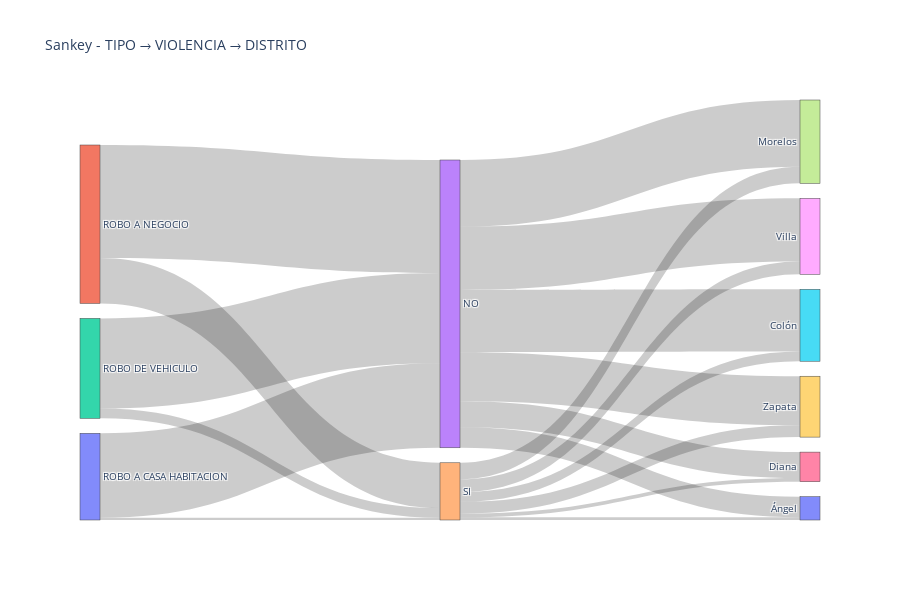
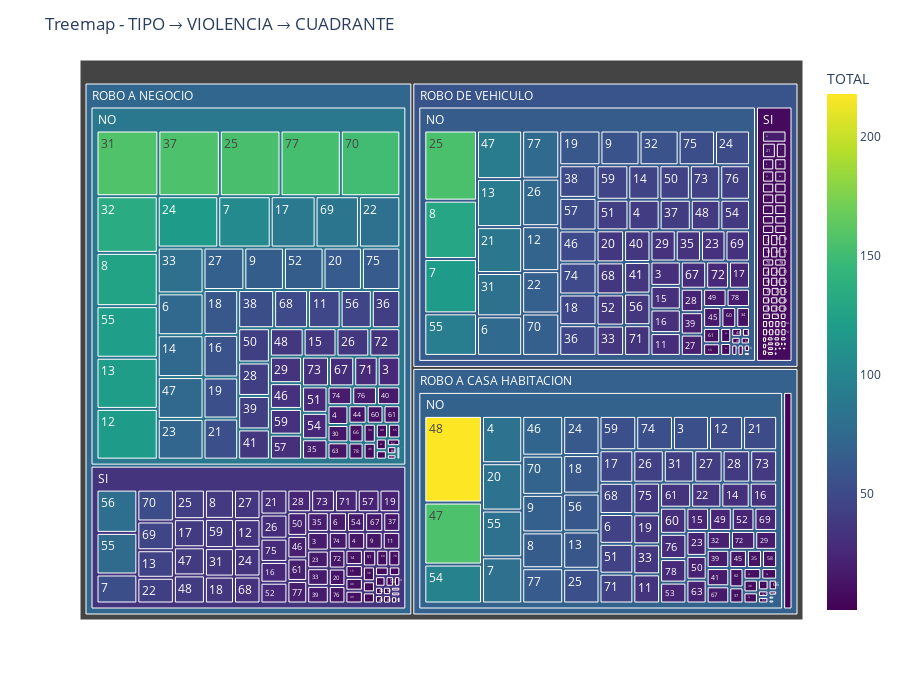

Notebook cell for these charts, in order:
### Code cell
# Sankey / Treemap: TIPO -> VIOLENCIA -> DISTRITO/CUADRANTE
import warnings
warnings.filterwarnings("ignore")

# comprobar columnas necesarias
for col in ('TIPO','VIOLENCIA','DISTRITO','CUADRANTE'):
    if col not in df.columns:
        raise ValueError(f"Falta columna necesaria en df: {col}")

# intentar usar plotly, si no está pedir instalación
try:
    import plotly.graph_objects as go
    import plotly.express as px
except Exception:
    raise ImportError("Instala plotly: pip install plotly\nLuego vuelve a ejecutar la celda.")

def plot_sankey(df_in, target='DISTRITO', title=None, top_n_targets=30):
    """
    Sankey TIPO -> VIOLENCIA -> target (DISTRITO o CUADRANTE).
    top_n_targets limita la cantidad de nodos en la última capa (por volumen).
    """
    if target not in ('DISTRITO','CUADRANTE'):
        raise ValueError("target debe ser 'DISTRITO' o 'CUADRANTE'")

    df_clean = df_in.dropna(subset=['TIPO','VIOLENCIA', target]).copy()

    # limitar últimos nodos a top N para evitar gráfico inflado
    top_targets = df_clean[target].value_counts().head(top_n_targets).index.tolist()
    df_clean = df_clean[df_clean[target].isin(top_targets)]

    # Agregar flujos
    link1 = df_clean.groupby(['TIPO','VIOLENCIA']).size().reset_index(name='value')
    link2 = df_clean.groupby(['VIOLENCIA', target]).size().reset_index(name='value')

    # construir lista de nodos únicos (orden: TIPO, VIOLENCIA, target)
    tipos = link1['TIPO'].unique().tolist()
    violencias = pd.unique(pd.concat([link1['VIOLENCIA'], link2['VIOLENCIA']])).tolist()
    targets = link2[target].unique().tolist()
    labels = tipos + violencias + targets
    label_to_idx = {lab:i for i,lab in enumerate(labels)}

    # links para TIPO -> VIOLENCIA
    sources, targets_idx, values = [], [], []
    for _, row in link1.iterrows():
        sources.append(label_to_idx[row['TIPO']])
        targets_idx.append(label_to_idx[row['VIOLENCIA']])
        values.append(int(row['value']))

    # links para VIOLENCIA -> target (ajustar índices: violencias indices ya están en labels)
    for _, row in link2.iterrows():
        sources.append(label_to_idx[row['VIOLENCIA']])
        targets_idx.append(label_to_idx[row[target]])
        values.append(int(row['value']))

    sankey = go.Figure(data=[go.Sankey(
        node = dict(label=labels, pad=15, thickness=20),
        link = dict(source=sources, target=targets_idx, value=values)
    )])
    sankey.update_layout(title_text = title or f"Sankey: TIPO → VIOLENCIA → {target}", font_size=10, height=600)
    sankey.show()


def plot_treemap(df_in, target='DISTRITO', title=None, top_n_targets=200):
    """
    Treemap jerárquico TIPO / VIOLENCIA / target.
    """
    if target not in ('DISTRITO','CUADRANTE'):
        raise ValueError("target debe ser 'DISTRITO' o 'CUADRANTE'")

    df_clean = df_in.dropna(subset=['TIPO','VIOLENCIA', target]).copy()
    # agregar y limitar targets muy raros si es necesario
    top_targets = df_clean[target].value_counts().head(top_n_targets).index.tolist()
    df_clean = df_clean[df_clean[target].isin(top_targets)]

    df_counts = df_clean.groupby(['TIPO','VIOLENCIA', target]).size().reset_index(name='TOTAL')
    fig = px.treemap(df_counts, path=['TIPO','VIOLENCIA', target], values='TOTAL',
                     color='TOTAL', color_continuous_scale='Viridis')
    fig.update_layout(title=title or f"Treemap: TIPO → VIOLENCIA → {target}", height=700)
    fig.show()


# Ejemplos de uso (ejecuta la que prefieras)
# Sankey por DISTRITO (limita últimos 30 distritos más frecuentes)
plot_sankey(df, target='DISTRITO', title="Sankey - TIPO → VIOLENCIA → DISTRITO", top_n_targets=30)

# Treemap por CUADRANTE
plot_treemap(df, target='CUADRANTE', title="Treemap - TIPO → VIOLENCIA → CUADRANTE", top_n_targets=200)

### Figure 1 — Plotly figure (JSON) as saved in the notebook; plotly's stock layout.template omitted (floating-point values rounded to 4 significant figures)
{"data": [{"link": {"source": [0, 0, 1, 1, 2, 2, 3, 3, 3, 3, 3, 3, 4, 4, 4, 4, 4, 4], "target": [3, 4, 3, 4, 3, 4, 5, 6, 7, 8, 9, 10, 5, 6, 7, 8, 9, 10], "value": [2886, 74, 3862, 1547, 3079, 333, 2124, 886, 2280, 2157, 1677, 703, 332, 125, 566, 437, 402, 92]}, "node": {"label": ["ROBO A CASA HABITACION", "ROBO A NEGOCIO", "ROBO DE VEHICULO", "NO", "SI", "Colón", "Diana", "Morelos", "Villa", "Zapata", "Ángel"], "pad": 15, "thickness": 20}, "type": "sankey"}], "layout": {"font": {"size": 10}, "height": 600, "title": {"text": "Sankey - TIPO → VIOLENCIA → DISTRITO"}}}

### Figure 2 — Plotly figure (JSON) as saved in the notebook; plotly's stock layout.template omitted (floating-point values rounded to 4 significant figures; data arrays with more than 128 entries replaced by an {"elided": "..."} marker saying what was removed)
{"data": [{"branchvalues": "total", "customdata": {"elided": "417x1 float values"}, "domain": {"x": [0, 1], "y": [0, 1]}, "hovertemplate": "labels=%{label}<br>TOTAL_sum=%{value}<br>parent=%{parent}<br>id=%{id}<br>TOTAL=%{color}<extra></extra>", "ids": {"elided": "417 str values"}, "labels": {"elided": "417 str values"}, "marker": {"coloraxis": "coloraxis", "colors": {"elided": "417 float values"}}, "name": "", "parents": {"elided": "417 str values"}, "type": "treemap", "values": {"elided": "417 float values"}}], "layout": {"coloraxis": {"colorbar": {"title": {"text": "TOTAL"}}, "colorscale": [[0, "#440154"], [0.1111, "#482878"], [0.2222, "#3e4989"], [0.3333, "#31688e"], [0.4444, "#26828e"], [0.5556, "#1f9e89"], [0.6667, "#35b779"], [0.7778, "#6ece58"], [0.8889, "#b5de2b"], [1, "#fde725"]]}, "height": 700, "legend": {"tracegroupgap": 0}, "margin": {"t": 60}, "title": {"text": "Treemap - TIPO → VIOLENCIA → CUADRANTE"}}}
